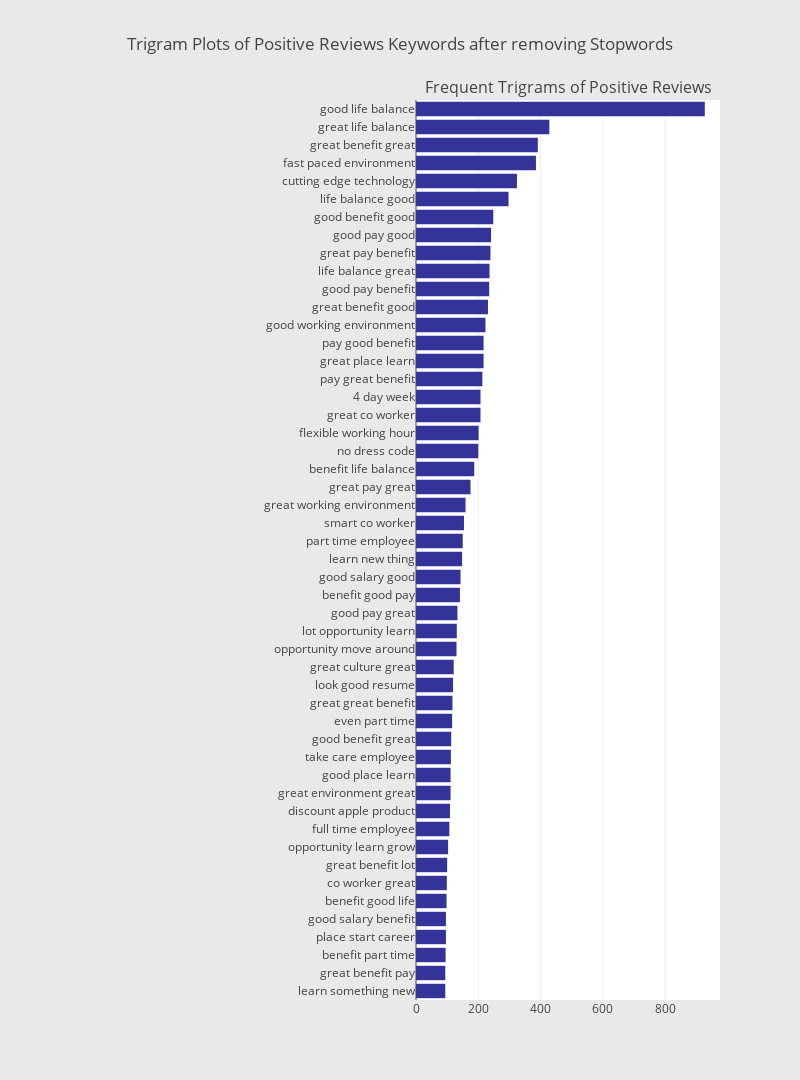

The notebook cell this image was saved under:
### Code cell
# Plotting the trigram plot (Pros)
trigram_dict = defaultdict(int)

for sentence in reviews_df["Reviews"]:
    if len(sentence) > 1:
        trigram = ngrams(sentence, 3)
        for gram in trigram:
            trigram_dict[" ".join([g for g in gram])] += 1
        
fd_sorted = pd.DataFrame(sorted(trigram_dict.items(), key=lambda x: x[1])[::-1])
fd_sorted.columns = ["word", "wordFreq"]
sym_3 = horizontal_bar_chart(fd_sorted.head(50), '#333399')
                             
fig = tools.make_subplots(
        rows=1, 
        cols=2, 
        vertical_spacing=0.04,
        horizontal_spacing=0.05,
        subplot_titles=["", "Frequent Trigrams of Positive Reviews"])
fig.append_trace(sym_3, 1, 2)
fig['layout'].update(
        height=1080, 
        width=800, 
        paper_bgcolor='rgb(233,233,233)', 
        title="Trigram Plots of Positive Reviews Keywords after removing Stopwords")
plotly.offline.iplot(fig) # jupyter notebook only

### Figure 1 — Plotly figure (JSON) as saved in the notebook; plotly's stock layout.template omitted (floating-point values rounded to 4 significant figures)
{"data": [{"marker": {"color": "#333399"}, "orientation": "h", "showlegend": false, "type": "bar", "uid": "a0f40ad1-ce56-4ded-b722-2d4517398498", "x": [94, 94, 95, 96, 96, 98, 99, 100, 103, 107, 109, 111, 111, 112, 113, 116, 117, 119, 121, 130, 131, 133, 141, 143, 148, 150, 154, 159, 175, 187, 200, 201, 207, 207, 213, 217, 217, 223, 231, 235, 236, 239, 241, 248, 297, 324, 385, 391, 428, 927], "xaxis": "x2", "y": ["learn something new", "great benefit pay", "benefit part time", "place start career", "good salary benefit", "benefit good life", "co worker great", "great benefit lot", "opportunity learn grow", "full time employee", "discount apple product", "great environment great", "good place learn", "take care employee", "good benefit great", "even part time", "great great benefit", "look good resume", "great culture great", "opportunity move around", "lot opportunity learn", "good pay great", "benefit good pay", "good salary good", "learn new thing", "part time employee", "smart co worker", "great working environment", "great pay great", "benefit life balance", "no dress code", "flexible working hour", "great co worker", "4 day week", "pay great benefit", "great place learn", "pay good benefit", "good working environment", "great benefit good", "good pay benefit", "life balance great", "great pay benefit", "good pay good", "good benefit good", "life balance good", "cutting edge technology", "fast paced environment", "great benefit great", "great life balance", "good life balance"], "yaxis": "y2"}], "layout": {"annotations": [{"font": {"size": 16}, "showarrow": false, "text": "Frequent Trigrams of Positive Reviews", "x": 0.7625, "xanchor": "center", "xref": "paper", "y": 1, "yanchor": "bottom", "yref": "paper"}], "height": 1080, "paper_bgcolor": "rgb(233,233,233)", "title": {"text": "Trigram Plots of Positive Reviews Keywords after removing Stopwords"}, "width": 800, "xaxis": {"anchor": "y", "domain": [0, 0.475]}, "xaxis2": {"anchor": "y2", "domain": [0.525, 1]}, "yaxis": {"anchor": "x", "domain": [0, 1]}, "yaxis2": {"anchor": "x2", "domain": [0, 1]}}}
